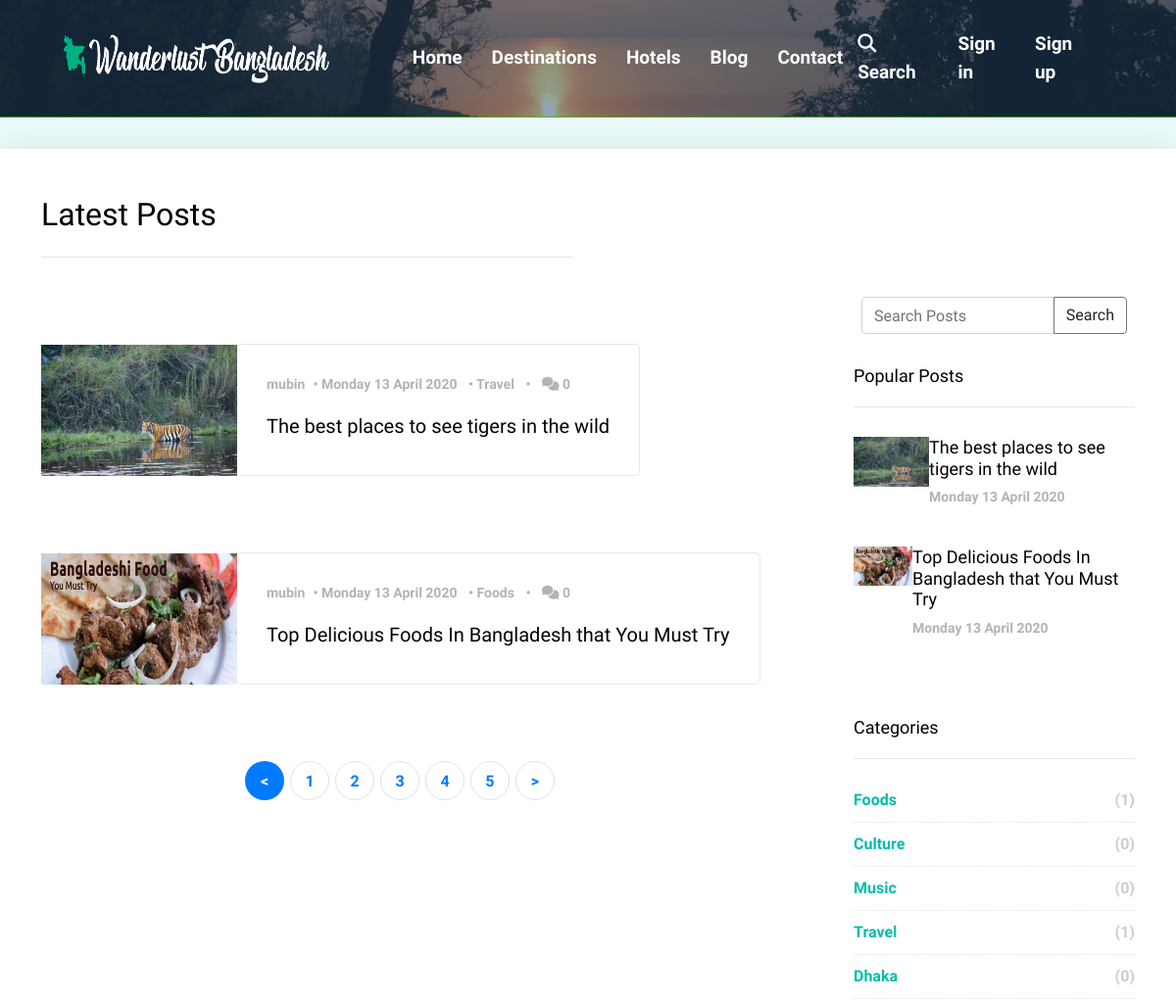
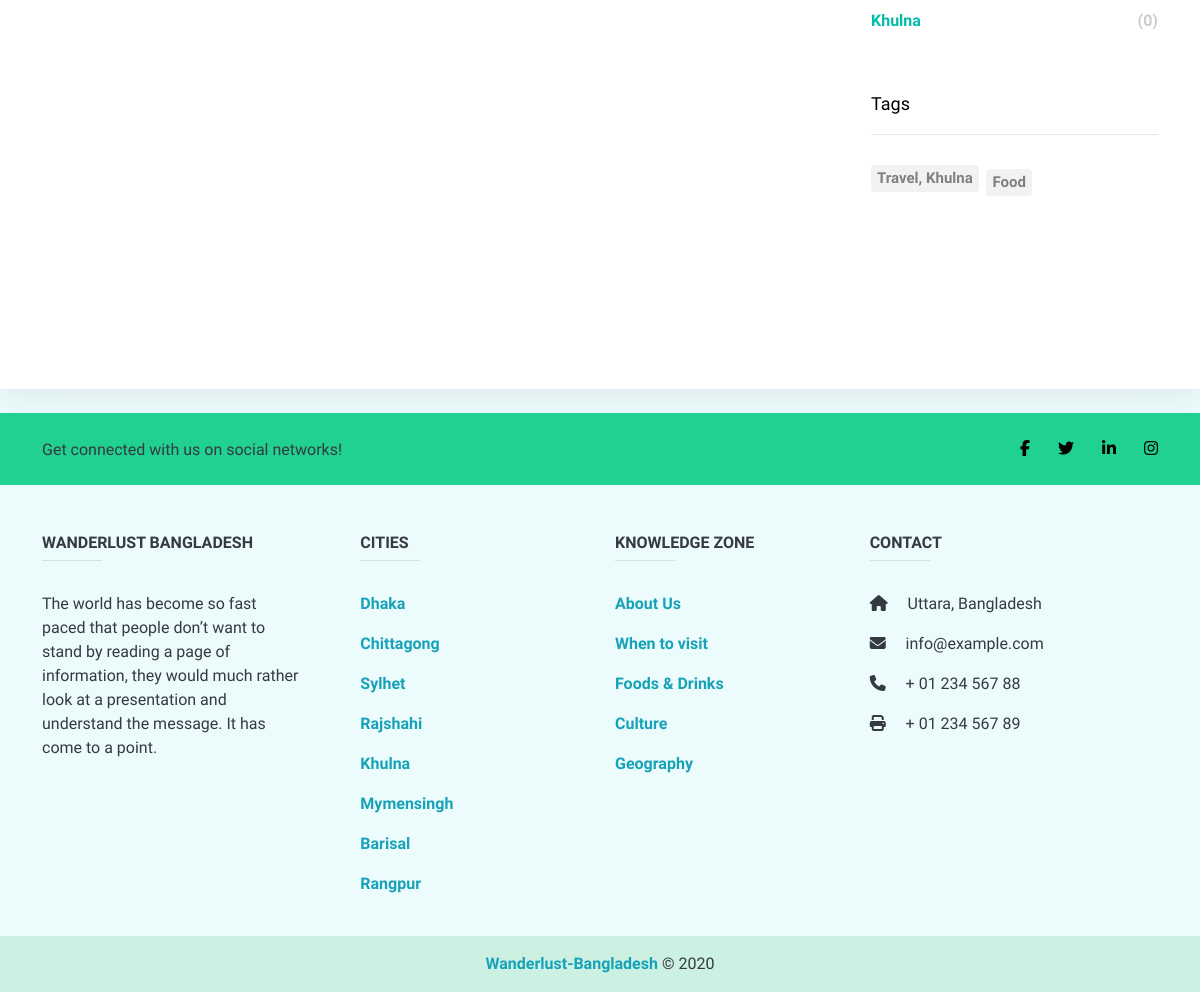
/blogs.php, run on the app's committed database (2 pictures, top to bottom).
### tables this page shows
CREATE TABLE `posts` (
  `post_id` int(11) NOT NULL,
  `post_title` varchar(255) NOT NULL,
  `post_category` varchar(255) NOT NULL,
  `post_category_id` int(11) NOT NULL,
  `post_author` varchar(255) NOT NULL,
  `post_content` text NOT NULL,
  `post_date` varchar(255) NOT NULL,
  `post_image` varchar(255) DEFAULT NULL,
  `post_comment_count` int(255) NOT NULL,
  `post_views` int(255) NOT NULL,
  `post_tags` varchar(20) NOT NULL,
  `post_status` varchar(255) NOT NULL DEFAULT 'draft',
  `post_track` text NOT NULL
);

CREATE TABLE `categories` (
  `id` int(11) NOT NULL,
  `Category_Name` varchar(255) NOT NULL,
  `Category_Description` text NOT NULL,
  `Time` datetime DEFAULT current_timestamp() ON UPDATE current_timestamp()
);

### blogs/blog-cards.php (the view, shortened to what this page needs)
<?php
$show_blogs = "SELECT * FROM posts WHERE post_status = 'published' ORDER BY post_id DESC";
$result = mysqli_query($conn, $show_blogs);
if (mysqli_num_rows($result) > 0) {
    while ($row = mysqli_fetch_assoc($result)) {
        $post_id = $row['post_id'];
        $post_title = $row['post_title'];
        $post_category = $row['post_category'];
        $post_author = $row['post_author'];
        $post_date = $row['post_date'];
        $post_image = $row['post_image'];
        $post_comment_count = $row['post_comment_count'];
?>
        <div class="row mb-5 mt-5">
            <div class="col-md-12">
                <div class="post-entry-horzontal">
                    <a href="article.php?post=<?php echo $post_id; ?>">
                        <div class="image element-animate" data-animate-effect="fadeIn">
                            <img src="img/posts/<?php echo $post_image;  ?>" alt="post_image">
                        </div>
                        <span class="text">
                            <div class="post-meta">
                                <span class="author mr-2"> <?php echo $post_author; ?></span>&bullet;
                                <span class="mr-2"><?php echo $post_date;  ?> </span> &bullet;
                                <span class="mr-2"><?php echo $post_category ?></span> &bullet;
                                <span class="ml-2"><span class="fa fa-comments"></span> <?php echo $post_comment_count;  ?></span>
                            </div>
                            <h2><?php echo $post_title; ?></h2>
                        </span>
                    </a>
                </div>
            </div>
        </div>
<?php
    }
}
?>

### blogs/sidebar-popular-post.php
<?php
 $show_blogs = "SELECT * FROM posts ORDER BY post_id DESC LIMIT 5";
 $result = mysqli_query($conn, $show_blogs);
 ?>
<div class="sidebar-box">
    <h3 class="heading">Popular Posts</h3>
    <div class="post-entry-sidebar">
        <ul>
            <?php
             if (mysqli_num_rows($result) > 0) {
                 while ($row = mysqli_fetch_assoc($result)) {
             ?>
                    <li>
                        <a href="article.php?post=<?php echo $row['post_id']; ?>">
                            <img src="img/posts/<?php echo $row['post_image']; ?>" alt="Image placeholder" class="mr-4">
                            <div class="text">
                                <h4><?php echo $row['post_title']; ?></h4>
                                <div class="post-meta">
                                    <span class="mr-2"><?php echo $row['post_date']; ?></span>
                                </div>
                            </div>
                        </a>
                    </li>
            <?php
                 }
             }
             ?>
        </ul>
    </div>
</div>

### blogs/sidebar-categories-list.php
<div class="sidebar-box">
    <h3 class="heading">Categories</h3>
    <ul class="categories">
        <?php
          $category_grab = "SELECT * FROM categories";
          $cat_response = mysqli_query($conn, $category_grab);
          while ($row = mysqli_fetch_assoc($cat_response)) {
              $cat_id = $row['id'];
              $cat_title = $row['Category_Name'];
              $sql = mysqli_query($conn, "SELECT * FROM posts WHERE post_category_id = $cat_id");
              $span = mysqli_num_rows($sql);
              echo " <li><a href=''> $cat_title <span>($span) </span></a></li>";
          }
          ?>
    </ul>
</div>

### blogs/sidebar-post-tags.php
<div class="sidebar-box">
    <h3 class="heading">Tags</h3>
    <ul class="tags">
        <?php
        $show_tags = "SELECT * FROM posts ORDER BY post_id DESC";
        $result = mysqli_query($conn, $show_tags);
        if (mysqli_num_rows($result) > 0) {
            while ($row = mysqli_fetch_assoc($result)) {
        ?>
                <li><a href=""><?php echo $row['post_tags']; ?></a></li>
        <?php
            }
        }
        ?>
    </ul>
</div>

### css/style.css (style rules this page uses)
* { margin: 0; padding: 0; }
body { font-family: "Josefin Sans", sans-serif; background-color: #ecfbfc; }
a, a:hover, a:focus, a:active { text-decoration: none; -webkit-transition-duration: 500ms; transition-duration: 500ms; outline: none; font-weight: 600; }
ul, ol { margin: 0; padding: 0; }
li { list-style: none; }
h1, h2, h3, h4, h5 { color: #000; font-family: "Inconsolata", monospace; }
img { max-width: 100%; height: auto; }
a { -webkit-transition: 0.3s all ease; transition: 0.3s all ease; text-decoration: none; color: #00bdaa; }
.blog-entries .post-meta { margin-bottom: 20px; font-size: 14px; color: #b3b3b3; }
.post-entry-horzontal { margin-bottom: 30px; }
.post-entry-horzontal a { overflow: hidden; display: table; position: relative; top: 0; -webkit-transition: 0.1s all ease; transition: 0.1s all ease; }
.post-entry-horzontal a .image, .post-entry-horzontal a .text { display: table-cell; vertical-align: middle; }
.post-entry-horzontal a .image { width: 200px; background-size: cover; background-position: center center; border-radius: 5px; }
.post-entry-horzontal a .text { padding: 30px; width: calc(100 - 200px); border: 1px solid #e6e6e6; border-radius: 5px; border-left: none; }
.post-entry-horzontal a .text h2 { font-size: 20px; }
.sidebar-box { margin-bottom: 4em; font-size: 15px; width: 100%; float: left; background: inherit; }
.sidebar-box *:last-child { margin-bottom: 0; }
.sidebar-box .heading { font-size: 18px; margin-bottom: 30px; padding-bottom: 20px; border-bottom: 1px solid #e6e6e6; }
.post-entry-sidebar .post-meta { font-size: 14px; color: #b3b3b3; }
.post-entry-sidebar ul { padding: 0; margin: 0; }
.post-entry-sidebar ul li { list-style: none; padding: 0 0 20px 0; margin: 0 0 20px 0; }
.post-entry-sidebar ul li a { display: table; }
.post-entry-sidebar ul li a img { width: 90px; }
.post-entry-sidebar ul li a img, .post-entry-sidebar ul li a .text { display: table-cell; vertical-align: middle; }
.post-entry-sidebar ul li a .text h4 { font-size: 18px; }
.categories, .sidelink { padding: 0; margin: 0; font-weight: 400; }
.categories li, .sidelink li { padding: 0; margin: 0; position: relative; margin-bottom: 10px; padding-bottom: 10px; border-bottom: 1px dotted #dee2e6; list-style: none; }
.categories li:last-child, .sidelink li:last-child { margin-bottom: 0; border-bottom: none; padding-bottom: 0; }
.categories li a, .sidelink li a { display: block; font-size: 16px; }
.categories li a span, .sidelink li a span { position: absolute; right: 0; top: 0; color: #ccc; -webkit-transition: 0.3s all ease; transition: 0.3s all ease; }
.tags { padding: 0; margin: 0; font-weight: 400; }
.tags li { padding: 0; margin: 0 4px 4px 0; display: inline-block; }
.tags li a { float: left; display: block; border-radius: 4px; padding: 2px 6px; color: gray; background: #f2f2f2; }

### data on the page
posts: post_image (picture), post_author "mubin", post_date "Monday 13 April 2020", post_category "Travel", post_comment_count "0", post_title "The best places to see tigers in the wild", post_tags "Travel, Khulna"
posts: post_image (picture), post_author "mubin", post_date "Monday 13 April 2020", post_category "Foods", post_comment_count "0", post_title "Top Delicious Foods In Bangladesh that You Must Try", post_tags "Food"
categories: Category_Name "Foods", span "1"
categories: Category_Name "Culture", span "0"
categories: Category_Name "Music", span "0"
categories: Category_Name "Travel", span "1"
categories: Category_Name "Dhaka", span "0"
categories: Category_Name "Khulna", span "0"
